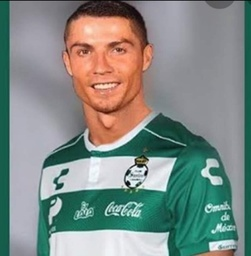
#> input picture si.jpg, 251 x 256 px, shrunk from 762 x 776 before the run
$ jupyter execute kMeansIMG.ipynb
#> lines starting #> are read from the running program, lines starting #| are printed output that depends on the picture
[cell 1]
import cv2
import numpy as np
from sklearn.cluster import KMeans
import matplotlib.pyplot as plt

def kmeansImagen(imgOriginal, nClusters):
#> called with imgOriginal = 'si.jpg', nClusters = 2
    img = cv2.imread(imgOriginal) #Leer imagen
#> img is the input picture: shape (256, 251, 3); mean B, G, R 133.6, 139.1, 129.1

    vectorImg = img.reshape(-1, 3) #Vectorizar, RGB

    kmeans = KMeans(n_clusters=nClusters) #KMeans
    kmeans.fit(vectorImg)

    labels = kmeans.predict(vectorImg) #Asignar colores a los centros
    vectorImg2 = kmeans.cluster_centers_[labels]

    img2 = vectorImg2.reshape(img.shape)  #Desvectorizar
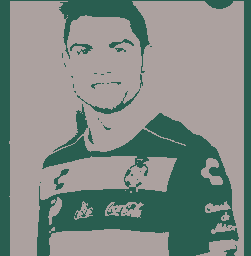
#> img2: shape (256, 251, 3) float64; mean B, G, R 133.6, 139.1, 129.1

    return img2.astype(np.uint8)

imgOriginal = "si.jpg"

nClusters = [2, 4, 6, 8, 12, 18, 32, 64]

plt.figure(figsize=(15, 10))

plt.subplot(3, 3, 1)
plt.imshow(cv2.cvtColor(cv2.imread(imgOriginal), cv2.COLOR_BGR2RGB))
plt.axis('off')
plt.title('Imagen original')

for i, n in enumerate(nClusters, start=2):
    imgNueva = kmeansImagen(imgOriginal, n)
    plt.subplot(3, 3, i)
    plt.imshow(cv2.cvtColor(imgNueva, cv2.COLOR_BGR2RGB))
    plt.axis('off')
    plt.title(f'Imagen nueva {i-1} con {n} clusters')

plt.tight_layout()
plt.show()
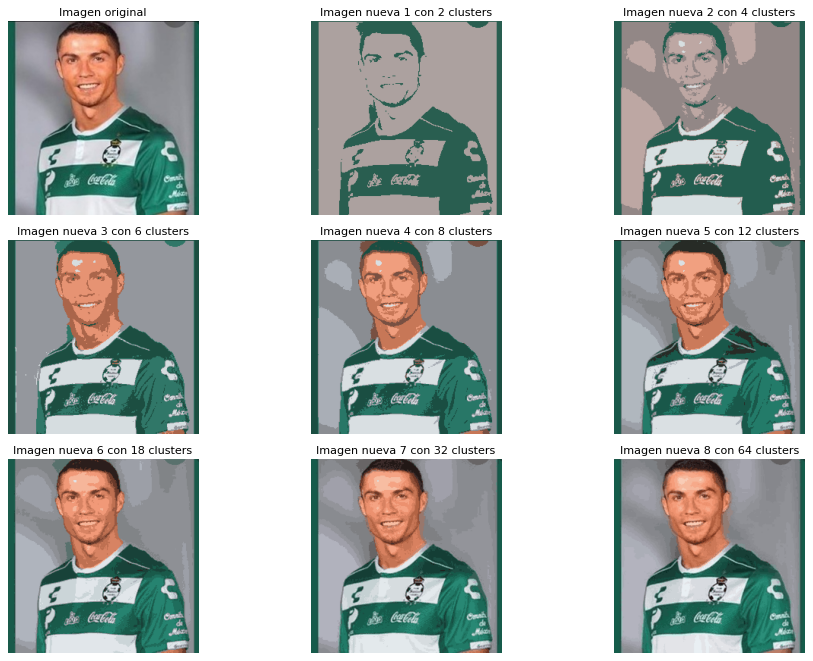
#> figure drawn by matplotlib, 9 panels
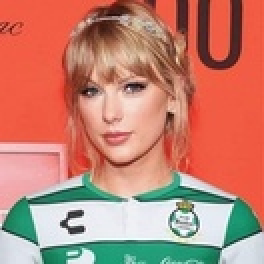
#> input picture santos-swift.jpg, 132 x 132 px, shrunk from 400 x 400 before the run (shown 2 times larger)

[cell 2]
import cv2
import numpy as np
from sklearn.cluster import KMeans
import matplotlib.pyplot as plt

def kmeansImagen(imgOriginal, nClusters):
#> called with imgOriginal = 'santos-swift.jpg', nClusters = 2
    img = cv2.imread(imgOriginal) #Leer imagen
#> img is the input picture: shape (132, 132, 3); mean B, G, R 113.8, 130.4, 193.3

    vectorImg = img.reshape(-1, 3) #Vectorizar, RGB

    kmeans = KMeans(n_clusters=nClusters) #KMeans
    kmeans.fit(vectorImg)

    labels = kmeans.predict(vectorImg) #Asignar colores a los centros
    vectorImg2 = kmeans.cluster_centers_[labels]

    img2 = vectorImg2.reshape(img.shape)  #Desvectorizar
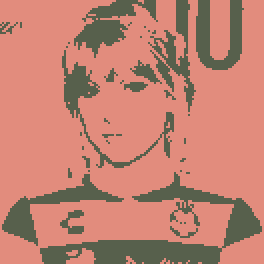
#> img2: shape (132, 132, 3) float64 (shown 2 times larger); mean B, G, R 113.8, 130.4, 193.3

    return img2.astype(np.uint8)
#> returned value: shape (132, 132, 3)

imgOriginal = "santos-swift.jpg"

nClusters = [2, 4, 6, 8, 12, 18, 32, 64]

plt.figure(figsize=(15, 10))

plt.subplot(3, 3, 1)
plt.imshow(cv2.cvtColor(cv2.imread(imgOriginal), cv2.COLOR_BGR2RGB))
plt.axis('off')
plt.title('Imagen original')

for i, n in enumerate(nClusters, start=2):
    imgNueva = kmeansImagen(imgOriginal, n)
    plt.subplot(3, 3, i)
    plt.imshow(cv2.cvtColor(imgNueva, cv2.COLOR_BGR2RGB))
    plt.axis('off')
    plt.title(f'Imagen nueva {i-1} con {n} clusters')

plt.tight_layout()
plt.show()
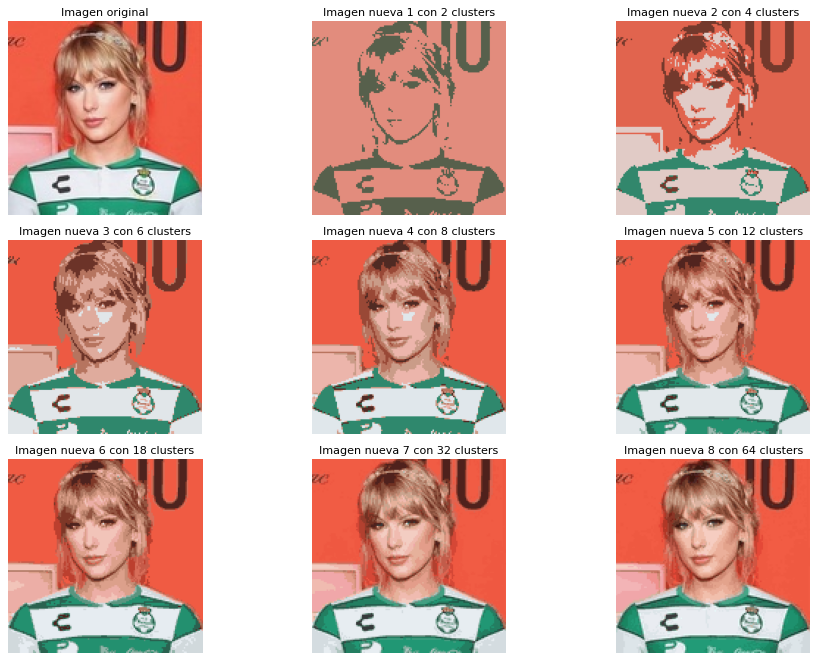
#> figure drawn by matplotlib, 9 panels
